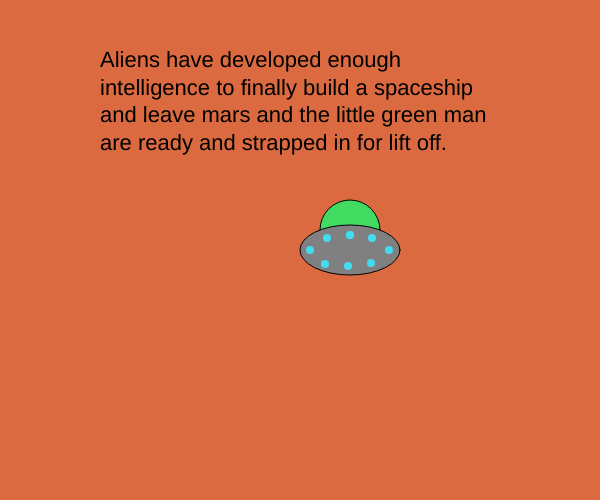
Frame 1 (no input)
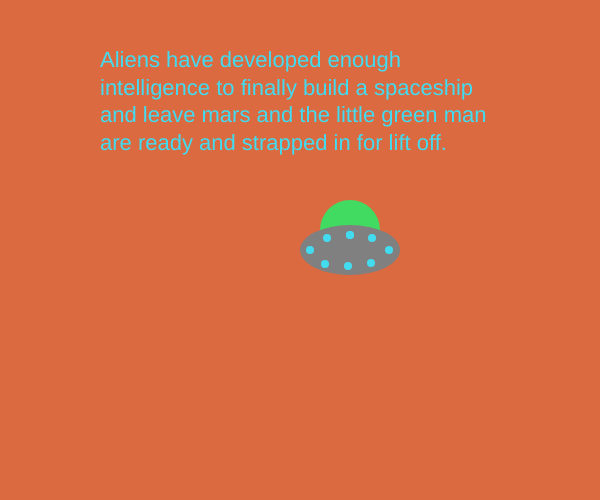
Frame 60 (no input)
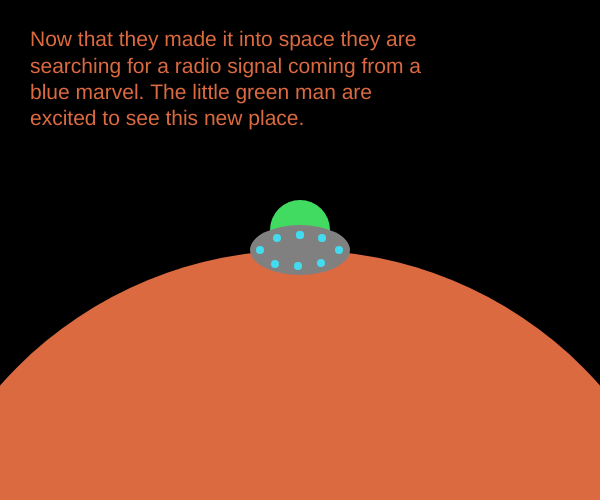
Frame 120 (the mouse pressed at the canvas centre since frame 60)

The p5.js sketch that drew these frames (run headless with seeded random() and noise() and a simulated clock; from frame 60 on, the mouse is pressed at the canvas centre):

// p5.js sketch
// ── sketch.js
let pageNum = 1; //declare a variable to hold current page number (current state)
let numPages = 6; //declare a variable to hold total number of pages (states)

function setup() {
  createCanvas(600, 500);
  console.log(pageNum); //during setup, print current page (zero)
  
}

function draw() {
   
  //display something different on the canvas depending on current page (current state)
  if (pageNum == 1){
    background(219,106,64);
    textSize(22);
    text("Aliens have developed enough intelligence to finally build a spaceship and leave mars and the little green man are ready and strapped in for lift off. ", 100,50,400,400);
    
  
   //Alien spaceship
  fill(66,219,97);
  circle(350,230,60);
  fill(128, 128, 128);
  ellipse(350,250,100,50);
  stroke(0);
  
  fill(66,219,240);
   noStroke();
  
   //spaceship lights
  circle(327,238,8);
  circle(310,250,8);
  circle(350,235,8);
  circle(350,235,8);
  circle(372,238,8);
  circle(389,250,8);
  circle(371,263,8);
  circle(348,266,8);
  circle(325,264,8);
  

  }
  else if (pageNum == 2){
    background(0);
     textSize(21);
    text("Now that they made it into space they are searching for a radio signal coming from a blue marvel. The little green man are excited to see this new place. ", 30,30,400,400);
    

    fill(219,106,64)
 circle(300,650,800);
     
  push();
  translate(mouseX-350, mouseY-250); 
   //Alien spaceship
  fill(66,219,97);
  circle(350,230,60);
  fill(128, 128, 128);
  ellipse(350,250,100,50);
  stroke(0);
  
  fill(66,219,240);
   noStroke();
  
   //spaceship lights
  circle(327,238,8);
  circle(310,250,8);
  circle(350,235,8);
  circle(350,235,8);
  circle(372,238,8);
  circle(389,250,8);
  circle(371,263,8);
  circle(348,266,8);
  circle(325,264,8);
  
  pop();
    
  }
  else if (pageNum == 3){
     
 createCanvas(600, 500);
  background(0); 
  textSize(21);
    text("The green man are amazed at how stunning this new view is. They are now on course to planet earth following the radio signal", 30,210,400,400);
    
  //MARS
 fill(219,106,64)
 circle(110,110,140);
   
  //SUN
  fill(240,236,5);
 circle(580,60,240);
  
   //PLANET EARTH
 fill(43,31,245)
 circle(450,430,90);
  
  //MOON
  fill(235)
  circle(530,400,20);
  
  push();
  translate(mouseX-350, mouseY-250); 
   //Alien spaceship
  fill(66,219,97);
  circle(350,230,60);
  fill(128, 128, 128);
  ellipse(350,250,100,50);
  stroke(0);
  
  fill(66,219,240);
   noStroke();
  
   //spaceship lights
  circle(327,238,8);
  circle(310,250,8);
  circle(350,235,8);
  circle(350,235,8);
  circle(372,238,8);
  circle(389,250,8);
  circle(371,263,8);
  circle(348,266,8);
  circle(325,264,8);
  
  pop();
  
  }
  else if (pageNum == 4){
    background(0);
    text("The aliens have decided to venture into the new planet to check out where the signal is coming from",  30,80,400,400);
    
    //PLANET EARTH
 fill(43,31,245)
 circle(430,300,280);
  
  //MOON
  fill(235)
  circle(200,200,50);
    
    
   
   //Alien spaceship
  fill(66,219,97);
  circle(350,230,60);
  fill(128, 128, 128);
  ellipse(350,250,100,50);
  stroke(0);
  
  fill(66,219,240);
   noStroke();
  
   //spaceship lights
  circle(327,238,8);
  circle(310,250,8);
  circle(350,235,8);
  circle(350,235,8);
  circle(372,238,8);
  circle(389,250,8);
  circle(371,263,8);
  circle(348,266,8);
  circle(325,264,8);
  

  }
  else if (pageNum == 5){
    background(34,139,34);
    text("The green man stares at an antenna from a distance wondering what it is. They have now made contact with a stranger in the woods. shots are heard and screams from a distance", 30,40,400);
    ellipse(465,190,130);
    rect(450,200,30,160,15,15,4,4);
 
    //
    ellipse(465,190,130);
    
  }
  else if (pageNum == 6){
    background(0);
    text("After one of the aliens was shot and killed by a hunter in the woods the little green man has decided to terminate these creatures that killed their friend and return home.", 30,40,400,400);
    
    
    //PLANET EARTH
 fill(255, 0, 0)
 circle(430,300,280);
  
  //MOON
  fill(235)
  circle(200,200,50);
    
    
   
   //Alien spaceship
  fill(66,219,97);
  circle(350,230,60);
  fill(128, 128, 128);
  ellipse(350,250,100,50);
  stroke(0);
  
  fill(66,219,240);
   noStroke();
  
   //spaceship lights
  circle(327,238,8);
  circle(310,250,8);
  circle(350,235,8);
  circle(350,235,8);
  circle(372,238,8);
  circle(389,250,8);
  circle(371,263,8);
  circle(348,266,8);
  circle(325,264,8);
  
    
    
    
    
  }
  
}

//mousePressed() function will run each time the mouse is clicked
function mousePressed(){
  //if the numerical value of the current page is less than the total number of pages, we can increment the pageNum variable's value and move to the next page
  if (pageNum < numPages){
    pageNum++;
  }
  
  //otherwise, reset to first page
  else{
    pageNum = 1;
  }
  
  //after each click, print the current page number to the console
  console.log(pageNum);
}
